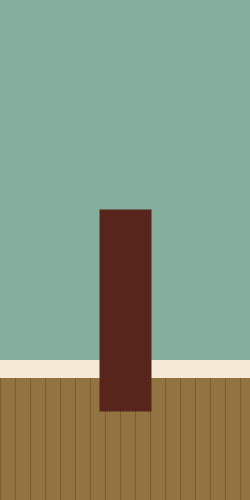
Frame 1 (no input)
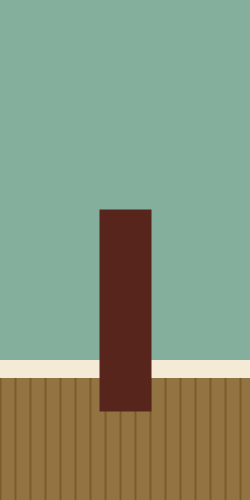
Frame 60 (the mouse pressed at the canvas centre just before this capture)
Frame 120 (the mouse held since frame 60 and released just before this capture): identical to frame 60, image omitted

The Processing sketch that drew these frames (run headless with seeded random() and noise(); from frame 60 on, the mouse is pressed at the canvas centre):

// Processing sketch: GD105_Spr24_EHuq_a2r4
// ── GD105_Spr24_EHuq_a2r4.pde
/* I will attempt to make a simple grandfather-clock type thing but it's like, old and posessed
or something. idk we'll see. */
int interval;
PShape clock, body, head, face, sHand, hHand, foot, pendulum, stalk;

void setup(){
  size(250, 500);  //since this is meant to be a gif it should probably be on the smaller side.  
  frameRate(50);
  
  clock = createShape(GROUP);
  //body 
  //head
  //face
  //sHand
  //hHand
  //foot
  //pendulum
  //stalk
  
/*end of setup() block*/}

void draw(){
//setting up the background
  background(#83af9c);
  noStroke();
  rectMode(CORNER);
  fill(#927342);
  rect(-1, height * 0.75, width+1, height * 0.25);
  stroke(#7c5c29);
  for(int i = 0; i < 250; i+=15){
    line(i, height * 0.75, i, height);
  }
  noStroke();
  fill(#F5EAD6);
  rect(-1, height * 0.72, width+1, 18);
  
//drawing the clock
  rectMode(CENTER);
  fill(#57251C);
  stroke(#57251C);
  strokeWeight(2);
  translate(width/2, height/2);
  
  //body 
  rect(0, 60, 50, 200);
  //head
  //face
  //sHand
  //hHand
  //foot
  //pendulum
  //stalk
  

/*end of draw() block*/}
